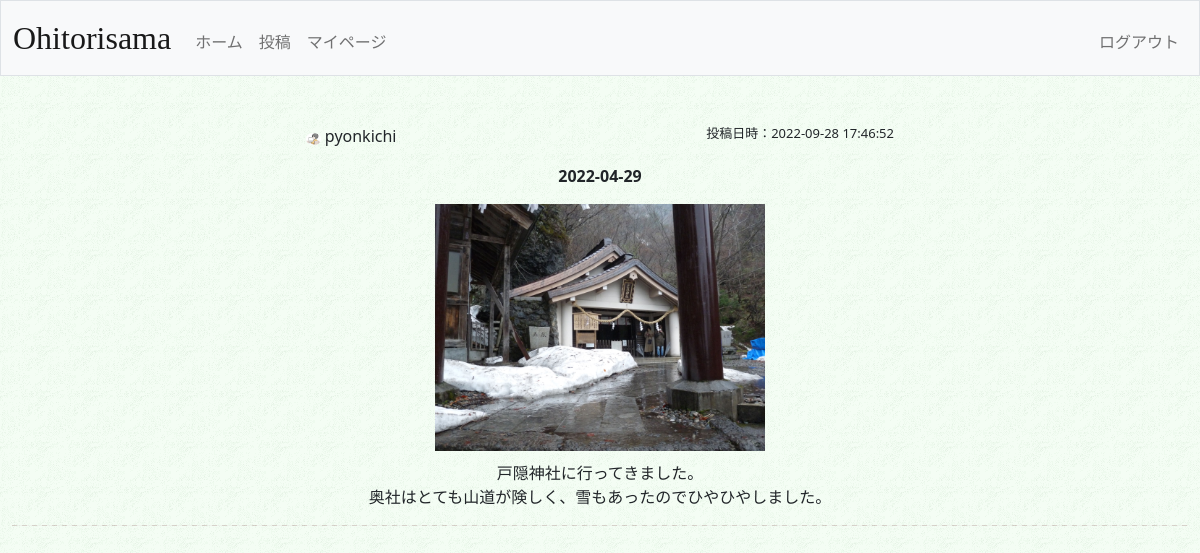
Page /home (signed in) on the committed database.
### tables this page shows
CREATE TABLE 'posts'(
'id' INTEGER PRIMARY KEY AUTOINCREMENT NOT NULL,
'userid' INTEGER NOT NULL,
'go_on' TEXT,
'post_text' TEXT NOT NULL,
'photo_path' TEXT,
'posted_at' TIMESTAMP DEFAULT(datetime('now','localtime')),
'like' INTEGER DEFAULT 0);

CREATE TABLE 'users'(
'id' INTEGER PRIMARY KEY DEFAULT 0,
'username' TEXT NOT NULL,
'hash' TEXT NOT NULL,
'display_name' TEXT DEFAULT 'unknown',
'icon' TEXT,
'comment' TEXT DEFAULT 'よろしくお願いします',
'created_at' TIMESTAMP DEFAULT(datetime('now','localtime'))
);

### app.py (the view)
@app.route("/home")
def home():
    con = sqlite3.connect("./ohitori.db")
    db = con.cursor()
    posts = db.execute("SELECT go_on,post_text,photo_path,posted_at,like,users.display_name AS display_name,users.icon AS icon FROM posts JOIN users ON posts.userid = users.id ORDER BY posted_at DESC").fetchall()
    con.close()
    return render_template("home.html",posts=posts)

### app.py (called while the page is built)
@app.after_request
def after_request(response):
    response.headers["Cache-Control"] = "no-cache, no-store, must-revalidate"
    response.headers["Expires"] = 0
    response.headers["Pragma"] = "no-cache"
    return response

### templates/home.html (shortened to what this page needs)
{% extends "layout.html" %}
{% block main %}
    {% for post in posts %}
        <div class="info">
            <div class="user">
                <img src="../upload/iconimg/{{ post[6]}}" class="posticon">
                <p style="display:inline-block">{{ post[5] }}</p>
            </div>
            <div class="posttime">
                <p>投稿日時：{{ post[3] }}</p>
            </div>
        </div>
        <div class="contents">
            {% if post[0] != None %}
                <p class="goon">{{ post[0]}}</p>
            {% endif %}
            {% if post[2] != None %}
                <img src="../upload/postimg/{{ post[2] }}" width="40%" style="margin-bottom: 10px;">
            {% endif %}
            <p>{{ post[1] }}</p>
        </div>
        <hr class="dash">
    {% endfor %}
{% endblock %}

### upload/styles.css (style rules this page uses)
body { background: url("./background.gif") }
p { white-space: pre-wrap; }
.dash { height: 3px; border-width: 0; background-color: #f3ecec; background-image: -webkit-linear-gradient(right, #ddd6d6 5px,#855454 5px); background-image: linear-gradient(-90deg, #ddd6d6 5px,#855454 5px); background-size: 10px 10px; }
.info { display: inline-flex; width: 50%; }
.user { text-align: left; width: 50% }
.user p { vertical-align: middle; }
.posticon { width: 5%; border-radius: 50%; background-position: center center; margin-bottom: 10px; }
.posttime { font-size: small; width: 50%; }
.posttime p { text-align: right; }
.contents { width: 70%; margin: 0 auto; }
.goon { font-weight: bold; }

### rows in the picture
posts: icon (picture), display_name "pyonkichi", posted_at "2022-09-28 17:46:52", go_on "2022-04-29", photo_path (picture), post_text "戸隠神社に行ってきました。 奥社はとても山道が険しく、雪もあったのでひやひやしました。"
